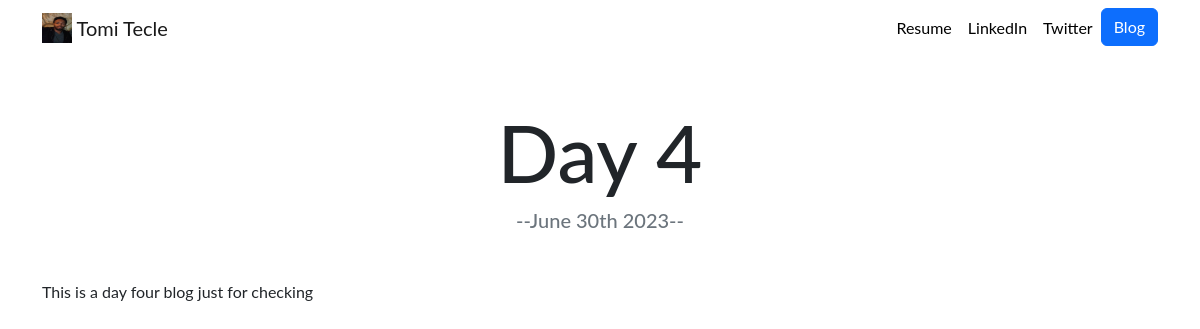
The app's page /blog/4/ with its own data.
### blog/models.py (models this page shows)
class Blog(models.Model):
    title = models.CharField(max_length=200)
    description = models.TextField()
    date = models.DateField()
    def __str__(self):
        return self.title

### blog/views.py (the view)
# urls.py: path('<int:blog_id>/', views.detail, name='detail'),
def detail(request, blog_id):
	blog = get_object_or_404(Blog, id=blog_id)
	return render(request, 'blog/detail.html', {'blog':blog})

### blog/templates/blog/detail.html
{% extends 'portfolio/base.html'%}
{% load static %}
{% block content %}
<h2 class="text-center mt-5" id="blogdetailtitle">{{ blog }}</h2>
<h5 class="text-center text-muted mb-5">--{{ blog.date|date:'F jS Y' }}--</h5>
{{ blog.description|safe }}
{% endblock %}

### portfolio/static/portfolio/custom.css (style rules this page uses)
body { font-family: 'Lato', sans-serif; }
@media (min-width: 992px) { #blogdetailtitle { font-size: 5rem; } }

### records on screen
Blog: title "Day 4", date "June 30th 2023", description "This is a day four blog just for checking"
